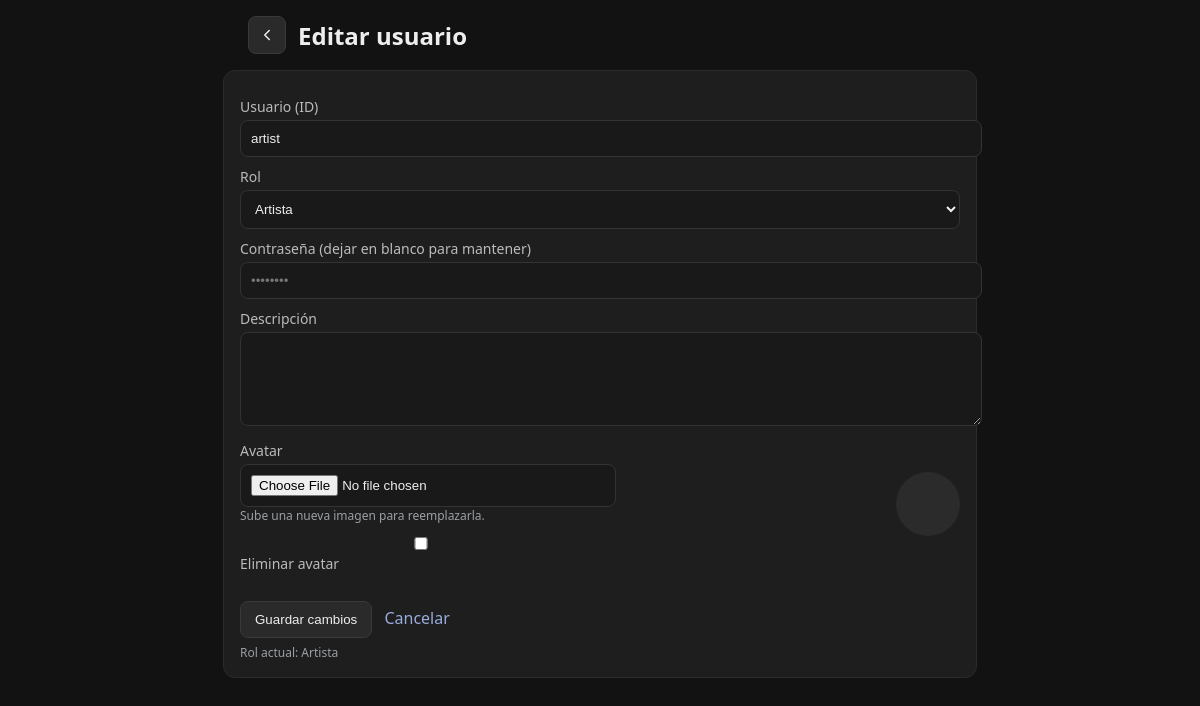
/gestion/usuarios/editar/artist/ (signed in), run on the app's committed database.
### inicio_sesion/models.py (models this page shows, shortened)
class Users(models.Model):
    user = models.CharField(max_length=100, unique=True)
    password = models.CharField(max_length=100)
    type = models.CharField(max_length=50)
    avatar = models.ImageField(upload_to="uploaded_avatars/", null=True, blank=True)
    is_active = models.BooleanField(default=True)
    created_at = models.DateTimeField(auto_now_add=True)
    is_superadmin = models.BooleanField(default=False)
    class Meta:
        db_table = "Users"

### gestion/views.py (the view, shortened to what this page needs)
# urls.py: path("usuarios/editar/<str:username>/", v.editar_usuario, name="editar_usuario"),
@require_http_methods(["GET", "POST"])
def editar_usuario(request, username: str):
    session_user, error = _require_admin(request)
    if error:
        return error
    u = get_object_or_404(Users, user=username)
    target_is_super = bool(getattr(u, "is_superadmin", False))
    session_is_super = Users.objects.filter(user=session_user, is_superadmin=True).exists()
    ctx = {"user_obj": u, "session_is_superadmin": session_is_super}
    return render(request, "gestion/editar_usuario.html", ctx)

### gestion/views.py (called while the page is built)
def _require_admin(request):
    username = _require_session_user(request)
    if not username:
        return None, redirect("login")
    try:
        u = Users.objects.only("type", "is_superadmin").get(user=username)
    except Users.DoesNotExist:
        return None, redirect("login")
    role = (u.type or "").lower()
    if getattr(u, "is_superadmin", False) or role == "administrador":
        return username, None
    return None, HttpResponse("No autorizado", status=403)

### inicio_sesion/auth_helpers.py (called while the page is built)
def _require_session_user(request):
    return request.session.get("user")

### gestion/templates/gestion/editar_usuario.html (shortened to what this page needs)
{% load static %}
<!doctype html>
<html lang="es">
<head>
</head>
<body>
  <header>
    <a class="icon-btn" href="{% url 'gestion' %}" aria-label="Volver a gestión" title="Volver a gestión">
      <svg xmlns="http://www.w3.org/2000/svg" width="18" height="18" viewBox="0 0 24 24" fill="none"
           stroke="currentColor" stroke-width="2" stroke-linecap="round" stroke-linejoin="round" aria-hidden="true">
        <polyline points="15 18 9 12 15 6"></polyline>
      </svg>
    </a>
    <h2 style="margin:0;">
      Editar usuario
    </h2>
  </header>
  <div class="card">
    <form method="post" enctype="multipart/form-data">
      <label>Usuario (ID)</label>
      <input name="user" value="{{ user_obj.user }}" required
             {% if user_obj.is_superadmin %}class="gold-input"{% endif %}>
      {% if not user_obj.is_superadmin %}
        <label>Rol</label>
        <select name="role" required>
          {% with current=user_obj.type|lower %}
            <option value="artista" {% if current == "artista" %}selected{% endif %}>Artista</option>
          {% endwith %}
        </select>
      {% else %}
        <input type="hidden" name="role" value="{{ user_obj.type|lower }}">
      {% endif %}
      <label>Contraseña (dejar en blanco para mantener)</label>
      <input name="password" type="password" placeholder="••••••••"
             {% if user_obj.is_superadmin and not session_is_superadmin %}disabled{% endif %}>
      {% if user_obj.type|lower == "artista" and not user_obj.is_superadmin %}
        <label>Descripción</label>
        <textarea name="description" maxlength="200" required>{{ user_obj.artist_profile.description|default_if_none:"" }}</textarea>
      {% else %}
        <input type="hidden" name="description" value="">
      {% endif %}
      <div class="row">
        <div>
          <label>Avatar</label>
          <input name="avatar" type="file" accept="image/*">
          <div class="muted">Sube una nueva imagen para reemplazarla.</div>
          <label style="margin-top:10px;">
            <input type="checkbox" name="remove_avatar" value="1"> Eliminar avatar
          </label>
        </div>
        <div style="display:flex; align-items:center; justify-content:flex-end;">
          {% if user_obj.avatar %}
            <img src="{{ user_obj.avatar.url }}" alt="{{ user_obj.user }}" class="avatar">
          {% else %}
            <span class="avatar"></span>
          {% endif %}
        </div>
      </div>
      <div style="margin-top:12px;">
        <button type="submit">Guardar cambios</button>
        <a href="{% url 'gestion' %}">Cancelar</a>
      </div>
      <div class="muted" style="margin-top:6px;">Rol actual: {{ user_obj.type }}</div>
    </form>
  </div>
</body>
</html>

### gestion/templates/gestion/editar_usuario.html (style rules this page uses)
body { font-family: system-ui, -apple-system, Segoe UI, Roboto, Arial; background:#121212; color:#eee; margin:0; padding:24px; }
header { display:flex; align-items:center; gap:12px; margin: -8px 0 16px; max-width: 720px; margin-left:auto; margin-right:auto; }
.icon-btn { display:inline-flex; align-items:center; justify-content:center; width:36px; height:36px; border:1px solid #3a3a3a; background:#2a2a2a; color:#eee; border-radius:8px; text-decoration:none; line-height:1; }
.card { background:#1e1e1e; border:1px solid #2b2b2b; border-radius:12px; padding:16px; max-width: 720px; margin: 0 auto; }
h2 { margin: 0 0 12px; }
label { display:block; margin:10px 0 4px; font-size:14px; color:#bbb; }
input, textarea, select { width:100%; padding:10px; border-radius:8px; border:1px solid #333; background:#191919; color:#eee; }
textarea { resize: vertical; min-height: 72px; }
.row { display:flex; gap:12px; }
.row > div { flex:1; }
button { margin-top:12px; padding:10px 14px; border-radius:8px; border:1px solid #3a3a3a; background:#2a2a2a; color:#eee; cursor:pointer; }
.muted { color:#9aa0a6; font-size:12px; }
.avatar { width:64px; height:64px; border-radius:50%; object-fit:cover; background:#2b2b2b; display:inline-block; }
a { color:#9ad; text-decoration:none; margin-left: 8px; }

### data on the page
Users: user "artist", role "Artista", type "Artista"
